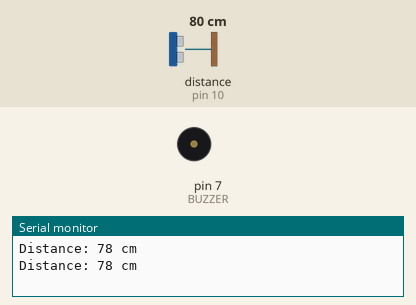
Simulated run of this sketch. Board: Arduino Uno, built with avr-gcc and run on an emulated ATmega328P. Shown: buzzer (waves = sounding, pin HIGH), the last lines printed to the serial monitor. Wiring (inferred from the names in the program): ultrasonic range finder: trigger pin 9; echo pin 10. The inputs (shaded band) are chosen by the test bench; at power-on: distance to the obstacle (sensor on pin 10) 80 cm. The echo pulse lasts 58.3 µs per cm; pins used as bus, display or sensor lines are not drawn.

Above: at 1.8 s.
1.9 s: distance to the obstacle (sensor on pin 10) set to 8 cm
3.4 s: distance to the obstacle (sensor on pin 10) set to 5 cm
At 4.5 s:
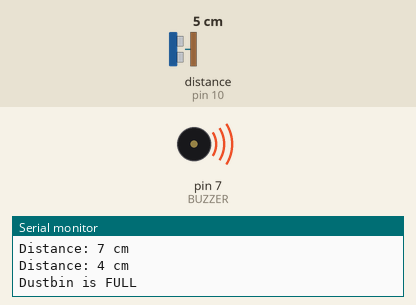
5.5 s: distance to the obstacle (sensor on pin 10) set to 9 cm
At 7.2 s:
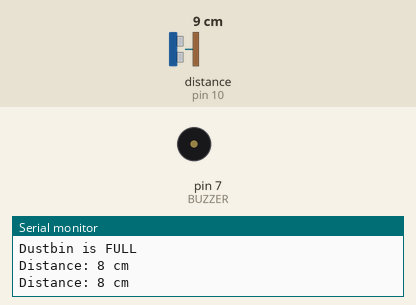
7.5 s: distance to the obstacle (sensor on pin 10) set to 2 cm
At 9.0 s:
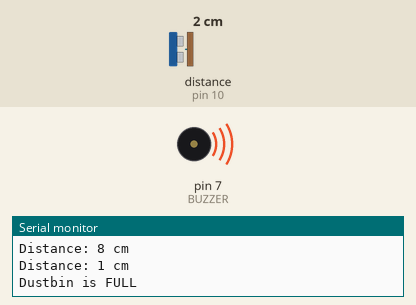
Timing chart, 0 to 10.5 s (numbered marks = the images above; inputs shaded):
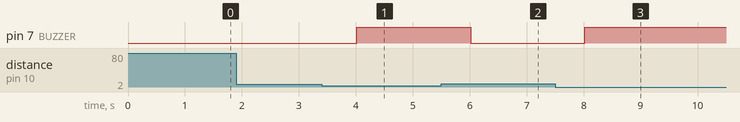

The sketch:

sketch_nov11a.ino
```cpp
#define TRIG 9
#define ECHO 10
#define BUZZER 7

long duration;
int distance;
int threshold = 5; // distance in cm when dustbin is full

void setup() {
  pinMode(TRIG, OUTPUT);
  pinMode(ECHO, INPUT);
  pinMode(BUZZER, OUTPUT);
  Serial.begin(9600);
}

void loop() {
  // Send ultrasonic signal
  digitalWrite(TRIG, LOW);
  delayMicroseconds(2);
  digitalWrite(TRIG, HIGH);
  delayMicroseconds(10);
  digitalWrite(TRIG, LOW);

  // Receive reflected signal
  duration = pulseIn(ECHO, HIGH);
  distance = duration * 0.034 / 2;  // Convert to centimeters

  Serial.print("Distance: ");
  Serial.print(distance);
  Serial.println(" cm");

  // Check if dustbin is full
  if (distance <= threshold) {
    Serial.println("Dustbin is FULL"); // 🔹 Important: signal for Python to send SMS
    digitalWrite(BUZZER, HIGH);
  } else {
    digitalWrite(BUZZER, LOW);
  }

  delay(1000);  // wait 1 second before next reading
}
```

Measured:
- the behaviour switches between 7 and 6 cm on distance to the obstacle (sensor on pin 10) (found by bisection; images 0 and 1)
- after the input at 3.4 s, pin 7 (BUZZER): LOW → HIGH after 0.61 s
- after the input at 5.5 s, pin 7 (BUZZER): HIGH → LOW after 0.52 s
- after the input at 7.5 s, pin 7 (BUZZER): LOW → HIGH after 0.52 s
